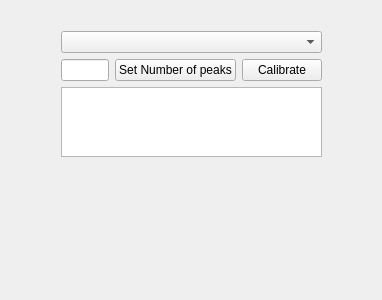
<?xml version="1.0" encoding="UTF-8"?>
<ui version="4.0">
 <class>CalibWindow</class>
 <widget class="QMainWindow" name="CalibWindow">
  <property name="geometry">
   <rect>
    <x>0</x>
    <y>0</y>
    <width>382</width>
    <height>300</height>
   </rect>
  </property>
  <property name="windowTitle">
   <string>TOF calibration</string>
  </property>
  <widget class="QWidget" name="centralWidget">
   <widget class="QWidget" name="gridLayoutWidget">
    <property name="geometry">
     <rect>
      <x>50</x>
      <y>20</y>
      <width>283</width>
      <height>148</height>
     </rect>
    </property>
    <layout class="QGridLayout" name="gridLayout">
     <item row="2" column="0" colspan="3">
      <widget class="QTableWidget" name="tableWidget"/>
     </item>
     <item row="1" column="0">
      <widget class="QLineEdit" name="lineEdit"/>
     </item>
     <item row="1" column="2">
      <widget class="QPushButton" name="pushButton_2">
       <property name="text">
        <string>Calibrate</string>
       </property>
      </widget>
     </item>
     <item row="1" column="1">
      <widget class="QPushButton" name="pushButton">
       <property name="text">
        <string>Set Number of peaks</string>
       </property>
      </widget>
     </item>
     <item row="0" column="0" colspan="3">
      <widget class="QComboBox" name="comboBox"/>
     </item>
    </layout>
   </widget>
  </widget>
  <widget class="QMenuBar" name="menuBar">
   <property name="geometry">
    <rect>
     <x>0</x>
     <y>0</y>
     <width>382</width>
     <height>21</height>
    </rect>
   </property>
  </widget>
 </widget>
 <layoutdefault spacing="6" margin="11"/>
 <resources/>
 <connections/>
</ui>
